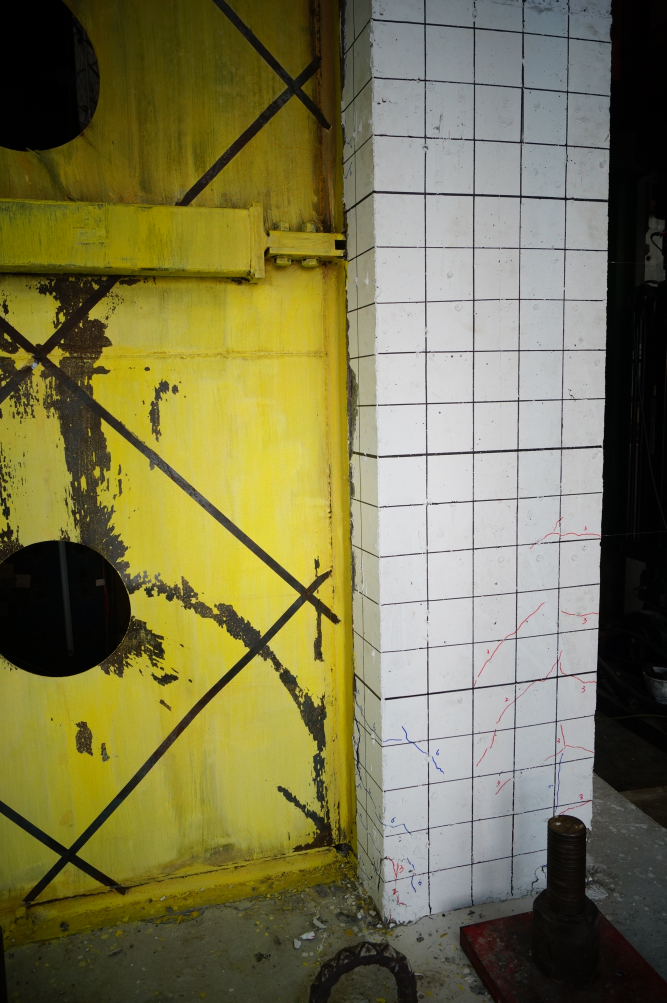
#> input picture DSC01029.JPG, 2000 x 3008 px (shown at 1/3 size)
$ python -i improUi.py   (imports and definitions only)
#> lines starting #> are read from the running program, lines starting #| are printed output that depends on the picture
import numpy as np
import cv2 as cv
import matplotlib.pyplot as plt

def pickPoint(img, nZoomIteration = 0, maxW=800, maxH=500):
    x, y, x0, y0 = 0, 0, 0, 0
    x1, y1 = img.shape[1], img.shape[0]
    winName = "Select roi. Press ESC to use last pick."
    # first time
    #   Select scale
    if nZoomIteration <= 0:
        nZoomIteration = 999
    for i in range(nZoomIteration):
        scale_x = maxW * 1.0 / (x1 - x0)
        scale_y = maxH * 1.0 / (y1 - y0)
        scale_x = min(scale_x, scale_y)
        scale_y = scale_x
        #   new image
        imgshow = cv.resize(img[y0:y1,x0:x1], dsize=(-1,-1), fx=scale_x, fy=scale_y, \
                            interpolation= cv.INTER_LANCZOS4)
        scale_x = imgshow.shape[1] * 1.0 / (x1 - x0)
        scale_y = imgshow.shape[0] * 1.0 / (y1 - y0)
        #   get point
        roi_x, roi_y, roi_w, roi_h = cv.selectROI( \
            winName, imgshow, showCrosshair=True, fromCenter=False)
        if (roi_w == 0 or roi_h == 0):
            cv.destroyWindow(winName)
            break
        #   calculate position (not sure why needs to add -0.5 at the end)
#        x = (x0 - 0.5 + 0.5 / scale_x) + (roi_x + 0.5 * (roi_w - 1.)) / scale_x
#        y = (y0 - 0.5 + 0.5 / scale_y) + (roi_y + 0.5 * (roi_h - 1.)) / scale_y
        x = x0 - 0.5 + (roi_x + 0.5 * roi_w) / scale_x
        y = y0 - 0.5 + (roi_y + 0.5 * roi_h) / scale_y
#        print("This: ", "; x=", x, ";x0=", x0, ";x1=", x1, ";roi_x=", roi_x, ";roi_w=", roi_w, ";scale_x=", scale_x)
        x0 = int(x - ((roi_w - 1) * 0.5) / scale_x + 0.5)
        y0 = int(y - ((roi_h - 1) * 0.5) / scale_y + 0.5)
        x1 = int(x + ((roi_w - 1) * 0.5) / scale_x + 0.5) + 1
        y1 = int(y + ((roi_h - 1) * 0.5) / scale_y + 0.5) + 1
#        print("Next: ", "; x=", x, ";x0=", x0, ";x1=", x1, ";roi_x=", roi_x, ";roi_w=", roi_w, ";scale_x=", scale_x)
        cv.destroyWindow(winName)
    return [x, y, x0, y0, (x1 - x0), (y1 - y0)]

# [43 lines left out: functions drawMarkerShift, pickTmGivenPoint, not called in this run]

def pickPointAndTm(img):
    ptAndBox = pickPoint(img)
    tmX0, tmY0, tmW, tmH = pickTmGivenPoint(img, ptAndBox[0:2])
    return [ptAndBox[0], ptAndBox[1], tmX0, tmY0, tmW, tmH]

# [24 lines left out: functions pickPoint_example, pickPointAndTm_example, not called in this run]


>>> import cv2
>>> picture = cv2.imread('DSC01029.JPG')
#> picture is the input picture: shape (3008, 2000, 3); mean B, G, R 78, 118.5, 122.5
>>> result = pickPointAndTm(picture)
#> the loop in pickPoint, `for i in range(nZoomIteration):` made 1 pass
#> pass 1, in pickPoint, `imgshow = cv.resize(img[y0:y1,x0:x1], dsize=(-1,-1), fx=scale_x, fy=sc..`:
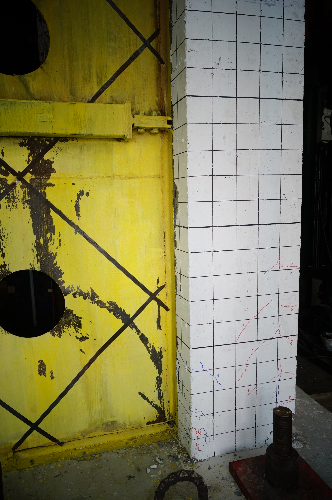
#> imgshow: shape (500, 332, 3); mean B, G, R 78.1, 118.7, 122.7
#> (the run stopped early here; a loop or call above may not have finished)
